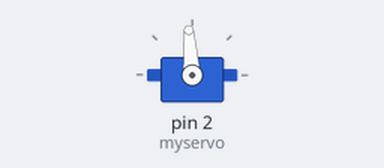
Simulated run of this sketch. Board: Arduino Uno, built with avr-gcc and run on an emulated ATmega328P. On the bench: servo. What the sketch prints to the serial monitor is not drawn.

Above: at 0.05 s.
At 0.45 s:
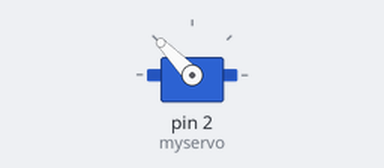
At 0.85 s:
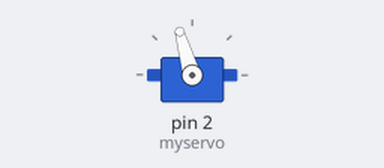
At 1.85 s:
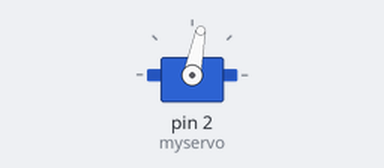
Timing chart, 0 to 4.4 s (numbered marks = the images above):
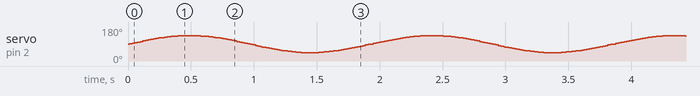

The sketch:

servoTest.ino.ino
```cpp
#include <Servo.h>
const int maxAngle = 45;
Servo myservo;  // create servo object to control a servo
// twelve servo objects can be created on most boards

int pos = 0;    // variable to store the servo position

void setup() {
  Serial.begin(9600);
  myservo.attach(2);
}

void loop() {
  for (pos = 0; pos <= 360; pos += 2) {
    // in steps of 1 degree
    float val = maxAngle * sin(pos * (2* M_PI ) / 360) + maxAngle * 2;
    Serial.println(val);
    myservo.write(val);
    delay(10);
  }
}
```
